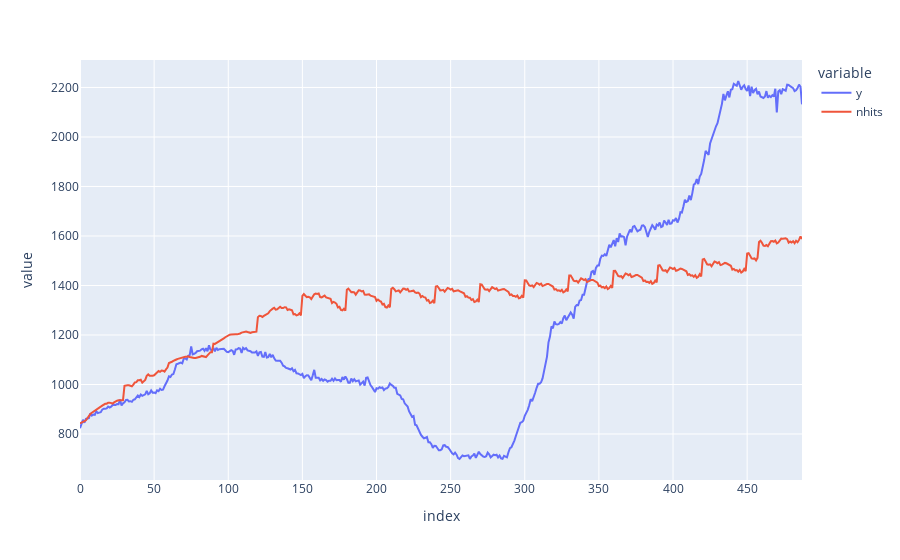

The notebook cell saved with this chart:
### Code cell
px.line(
    results,
    x=results.index,
    y=[
        "y",
        # "nbeats",
        "nhits",
        # "tcn",
        # "tide",
        # "random_forest",
        # "xgboost",
    ],
)

### Figure 1 — Plotly figure (JSON) as saved in the notebook; plotly's stock layout.template omitted (floating-point values rounded to 4 significant figures; data arrays with more than 128 entries replaced by an {"elided": "..."} marker saying what was removed)
{"data": [{"hovertemplate": "variable=y<br>index=%{x}<br>value=%{y}<extra></extra>", "legendgroup": "y", "line": {"color": "#636efa", "dash": "solid"}, "marker": {"symbol": "circle"}, "mode": "lines", "name": "y", "orientation": "v", "showlegend": true, "type": "scatter", "x": {"elided": "488 int values"}, "xaxis": "x", "y": {"elided": "488 float values"}, "yaxis": "y"}, {"hovertemplate": "variable=nhits<br>index=%{x}<br>value=%{y}<extra></extra>", "legendgroup": "nhits", "line": {"color": "#EF553B", "dash": "solid"}, "marker": {"symbol": "circle"}, "mode": "lines", "name": "nhits", "orientation": "v", "showlegend": true, "type": "scatter", "x": {"elided": "488 int values"}, "xaxis": "x", "y": {"elided": "488 float values"}, "yaxis": "y"}], "layout": {"legend": {"title": {"text": "variable"}, "tracegroupgap": 0}, "margin": {"t": 60}, "xaxis": {"anchor": "y", "domain": [0, 1], "title": {"text": "index"}}, "yaxis": {"anchor": "x", "domain": [0, 1], "title": {"text": "value"}}}}
